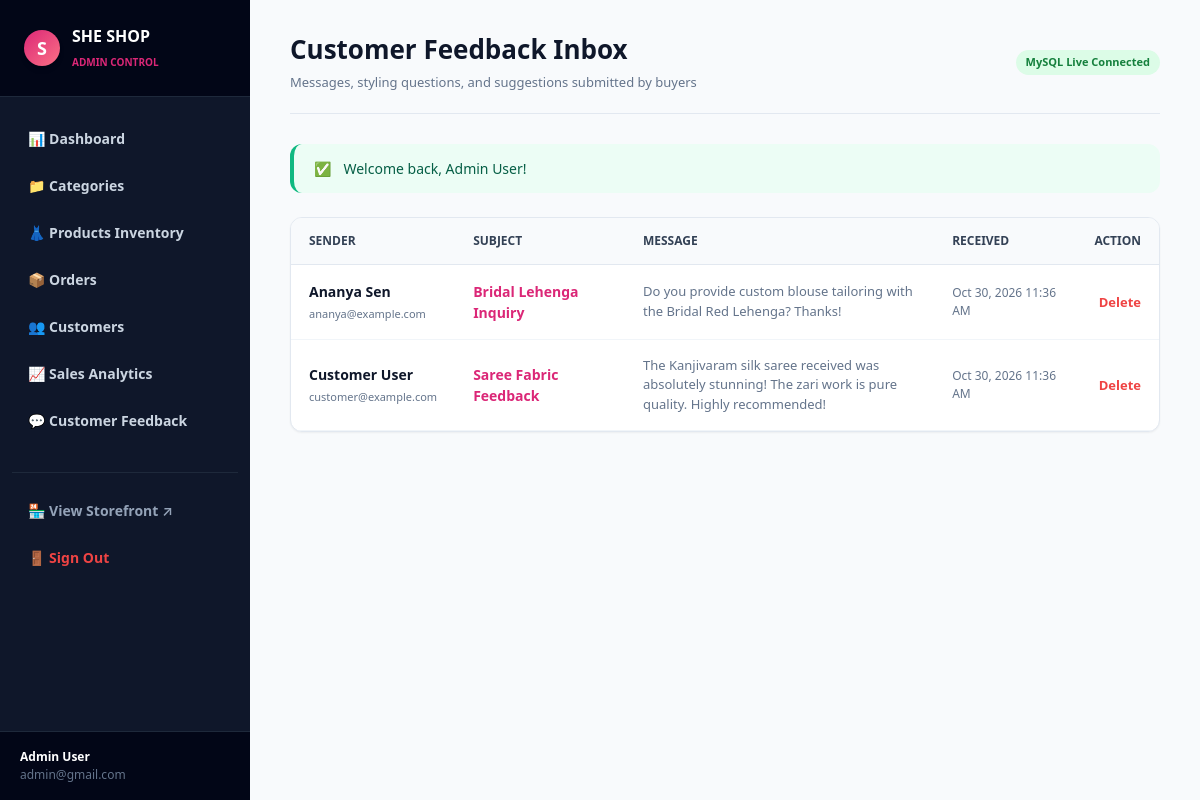
/admin/feedback.php (signed in), run on the app's committed database.
### tables this page shows
CREATE TABLE `feedback` (
  `id` bigint(20) unsigned NOT NULL AUTO_INCREMENT,
  `user_id` bigint(20) unsigned DEFAULT NULL,
  `name` varchar(255) NOT NULL,
  `email` varchar(255) NOT NULL,
  `subject` varchar(255) NOT NULL,
  `message` text NOT NULL,
  `created_at` timestamp NULL DEFAULT CURRENT_TIMESTAMP,
  `updated_at` timestamp NULL DEFAULT CURRENT_TIMESTAMP ON UPDATE CURRENT_TIMESTAMP,
  PRIMARY KEY (`id`),
  KEY `feedback_user_id_foreign` (`user_id`),
  CONSTRAINT `feedback_user_id_foreign` FOREIGN KEY (`user_id`) REFERENCES `users` (`id`) ON DELETE SET NULL
);

### config/db.php (called while the page is built, shortened)
<?php
function base_url($path = '') {
    $scriptDir = dirname($_SERVER['SCRIPT_NAME'] ?? '');
    if (strpos($scriptDir, '/admin') !== false) {
        $root = dirname($scriptDir);
    } else {
        $root = $scriptDir;
    }
    $root = rtrim(str_replace('\\', '/', $root), '/');
    return ($root ? $root : '') . '/' . ltrim($path, '/');
}

### admin/feedback.php (the view, shortened to what this page needs)
<?php
require_once __DIR__ . '/../config/db.php';
$stmt = $pdo->query("SELECT * FROM feedback ORDER BY id DESC");
$feedbacks = $stmt->fetchAll();
require_once __DIR__ . '/includes/admin_header.php';
?>
<div class="table-wrapper">
    <table class="table">
        <thead>
            <tr>
                <th>Sender</th>
                <th>Subject</th>
                <th>Message</th>
                <th>Received</th>
                <th style="text-align: right;">Action</th>
            </tr>
        </thead>
        <tbody>
            <?php if (empty($feedbacks)): ?>
                <tr>
                    <td colspan="5" style="text-align: center; padding: 30px; color: var(--text-muted);">No feedback records found.</td>
                </tr>
            <?php else: ?>
                <?php foreach ($feedbacks as $fb): ?>
                    <tr>
                        <td>
                            <strong style="color: var(--dark); display: block;"><?= htmlspecialchars($fb['name']); ?></strong>
                            <span style="font-size: 11px; color: var(--text-muted);"><?= htmlspecialchars($fb['email']); ?></span>
                        </td>
                        <td style="font-weight: 700; color: var(--primary);"><?= htmlspecialchars($fb['subject']); ?></td>
                        <td style="max-width: 380px; font-size: 13px; color: var(--text-muted);"><?= nl2br(htmlspecialchars($fb['message'])); ?></td>
                        <td style="font-size: 12px; color: var(--text-muted);"><?= date('M d, Y h:i A', strtotime($fb['created_at'])); ?></td>
                        <td style="text-align: right;">
                            <a href="<?= base_url('admin/feedback.php?delete=' . $fb['id']); ?>" style="color: var(--danger); font-size: 13px; font-weight: 600;" onclick="return confirm('Delete this feedback?');">Delete</a>
                        </td>
                    </tr>
                <?php endforeach; ?>
            <?php endif; ?>
        </tbody>
    </table>
</div>
<?php require_once __DIR__ . '/includes/admin_footer.php'; ?>

### assets/css/style.css (style rules this page uses)
:root { --primary: #db2777; --primary-hover: #be185d; --primary-light: #fdf2f8; --accent: #f59e0b; --dark: #0f172a; --dark-muted: #334155; --light-bg: #f8fafc; --card-bg: #ffffff; --border: #e2e8f0; --text: #1e293b; --text-muted: #64748b; --success: #10b981; --danger: #ef4444; --shadow-sm: 0 1px 2px 0 rgb(0 0 0 / 0.05); --shadow: 0 4px 6px -1px rgb(0 0 0 / 0.1), 0 2px 4px -2px rgb(0 0 0 / 0.1); --shadow-lg: 0 10px 15px -3px rgb(0 0 0 / 0.1), 0 4px 6px -4px rgb(0 0 0 / 0.1); --radius: 12px; }
* { margin: 0; padding: 0; box-sizing: border-box; font-family: 'Segoe UI', system-ui, -apple-system, sans-serif; }
body { background-color: var(--light-bg); color: var(--text); min-height: 100vh; display: flex; flex-direction: column; line-height: 1.5; }
a { color: inherit; text-decoration: none; }
.table-wrapper { background: white; border-radius: var(--radius); border: 1px solid var(--border); overflow: hidden; box-shadow: var(--shadow-sm); }
.table { width: 100%; border-collapse: collapse; font-size: 14px; }
.table th { background: #f8fafc; padding: 14px 18px; text-align: left; font-weight: 700; color: var(--dark-muted); border-bottom: 1px solid var(--border); text-transform: uppercase; font-size: 12px; }
.table td { padding: 16px 18px; border-bottom: 1px solid #f1f5f9; vertical-align: middle; }

### data on the page
feedback: name "Ananya Sen", email "ananya@example.com", subject "Bridal Lehenga Inquiry", message "Do you provide custom blouse tailoring with the Bridal Red Lehenga? Thanks!", created_at "Oct 30, 2026 11:36 AM"
feedback: name "Customer User", email "customer@example.com", subject "Saree Fabric Feedback", message "The Kanjivaram silk saree received was absolutely stunning! The zari work is pure quality. Highly recommended!", created_at "Oct 30, 2026 11:36 AM"

### other printed values
$adminUser['name'] "Admin User"
$adminUser['email'] "admin@gmail.com"
$headerTitle "Customer Feedback Inbox"
$headerDesc "Messages, styling questions, and suggestions submitted by buyers"
$successMsg "Welcome back, Admin User!"
